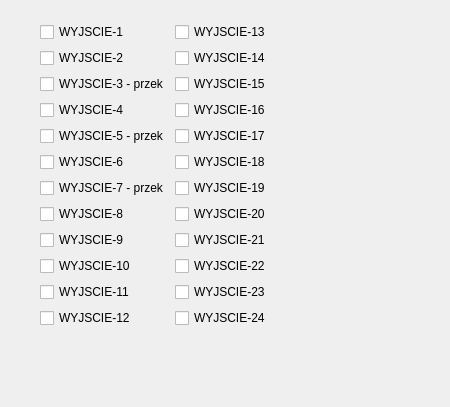
<?xml version="1.0" encoding="UTF-8"?>
<ui version="4.0">
 <class>Form</class>
 <widget class="QWidget" name="Form">
  <property name="geometry">
   <rect>
    <x>0</x>
    <y>0</y>
    <width>450</width>
    <height>407</height>
   </rect>
  </property>
  <property name="windowTitle">
   <string>Form</string>
  </property>
  <widget class="QWidget" name="layoutWidget">
   <property name="geometry">
    <rect>
     <x>40</x>
     <y>20</y>
     <width>231</width>
     <height>310</height>
    </rect>
   </property>
   <layout class="QVBoxLayout" name="verticalLayout_9">
    <item>
     <layout class="QGridLayout" name="gridLayout_2">
      <item row="0" column="0">
       <widget class="QCheckBox" name="WY1">
        <property name="text">
         <string>WYJSCIE-1</string>
        </property>
       </widget>
      </item>
      <item row="0" column="1">
       <widget class="QCheckBox" name="WY13">
        <property name="text">
         <string>WYJSCIE-13</string>
        </property>
       </widget>
      </item>
      <item row="1" column="0">
       <widget class="QCheckBox" name="WY2">
        <property name="text">
         <string>WYJSCIE-2</string>
        </property>
       </widget>
      </item>
      <item row="1" column="1">
       <widget class="QCheckBox" name="WY14">
        <property name="text">
         <string>WYJSCIE-14</string>
        </property>
       </widget>
      </item>
      <item row="2" column="0">
       <widget class="QCheckBox" name="WY3">
        <property name="text">
         <string>WYJSCIE-3 - przek</string>
        </property>
       </widget>
      </item>
      <item row="2" column="1">
       <widget class="QCheckBox" name="WY15">
        <property name="text">
         <string>WYJSCIE-15</string>
        </property>
       </widget>
      </item>
      <item row="3" column="0">
       <widget class="QCheckBox" name="WY4">
        <property name="text">
         <string>WYJSCIE-4</string>
        </property>
       </widget>
      </item>
      <item row="3" column="1">
       <widget class="QCheckBox" name="WY16">
        <property name="text">
         <string>WYJSCIE-16</string>
        </property>
       </widget>
      </item>
      <item row="4" column="0">
       <widget class="QCheckBox" name="WY5">
        <property name="text">
         <string>WYJSCIE-5 - przek</string>
        </property>
       </widget>
      </item>
      <item row="4" column="1">
       <widget class="QCheckBox" name="WY17">
        <property name="text">
         <string>WYJSCIE-17</string>
        </property>
       </widget>
      </item>
      <item row="5" column="0">
       <widget class="QCheckBox" name="WY6">
        <property name="text">
         <string>WYJSCIE-6</string>
        </property>
       </widget>
      </item>
      <item row="5" column="1">
       <widget class="QCheckBox" name="WY18">
        <property name="text">
         <string>WYJSCIE-18</string>
        </property>
       </widget>
      </item>
      <item row="6" column="0">
       <widget class="QCheckBox" name="WY7">
        <property name="text">
         <string>WYJSCIE-7 - przek</string>
        </property>
       </widget>
      </item>
      <item row="6" column="1">
       <widget class="QCheckBox" name="WY19">
        <property name="text">
         <string>WYJSCIE-19</string>
        </property>
       </widget>
      </item>
      <item row="7" column="0">
       <widget class="QCheckBox" name="WY8">
        <property name="text">
         <string>WYJSCIE-8</string>
        </property>
       </widget>
      </item>
      <item row="7" column="1">
       <widget class="QCheckBox" name="WY20">
        <property name="text">
         <string>WYJSCIE-20</string>
        </property>
       </widget>
      </item>
      <item row="8" column="0">
       <widget class="QCheckBox" name="WY9">
        <property name="text">
         <string>WYJSCIE-9</string>
        </property>
       </widget>
      </item>
      <item row="8" column="1">
       <widget class="QCheckBox" name="WY21">
        <property name="text">
         <string>WYJSCIE-21</string>
        </property>
       </widget>
      </item>
      <item row="9" column="0">
       <widget class="QCheckBox" name="WY10">
        <property name="text">
         <string>WYJSCIE-10</string>
        </property>
       </widget>
      </item>
      <item row="9" column="1">
       <widget class="QCheckBox" name="WY22">
        <property name="text">
         <string>WYJSCIE-22</string>
        </property>
       </widget>
      </item>
      <item row="10" column="0">
       <widget class="QCheckBox" name="WY11">
        <property name="text">
         <string>WYJSCIE-11</string>
        </property>
       </widget>
      </item>
      <item row="10" column="1">
       <widget class="QCheckBox" name="WY23">
        <property name="text">
         <string>WYJSCIE-23</string>
        </property>
       </widget>
      </item>
      <item row="11" column="0">
       <widget class="QCheckBox" name="WY12">
        <property name="text">
         <string>WYJSCIE-12</string>
        </property>
       </widget>
      </item>
      <item row="11" column="1">
       <widget class="QCheckBox" name="WY24">
        <property name="text">
         <string>WYJSCIE-24</string>
        </property>
       </widget>
      </item>
     </layout>
    </item>
   </layout>
  </widget>
 </widget>
 <resources/>
 <connections/>
</ui>
